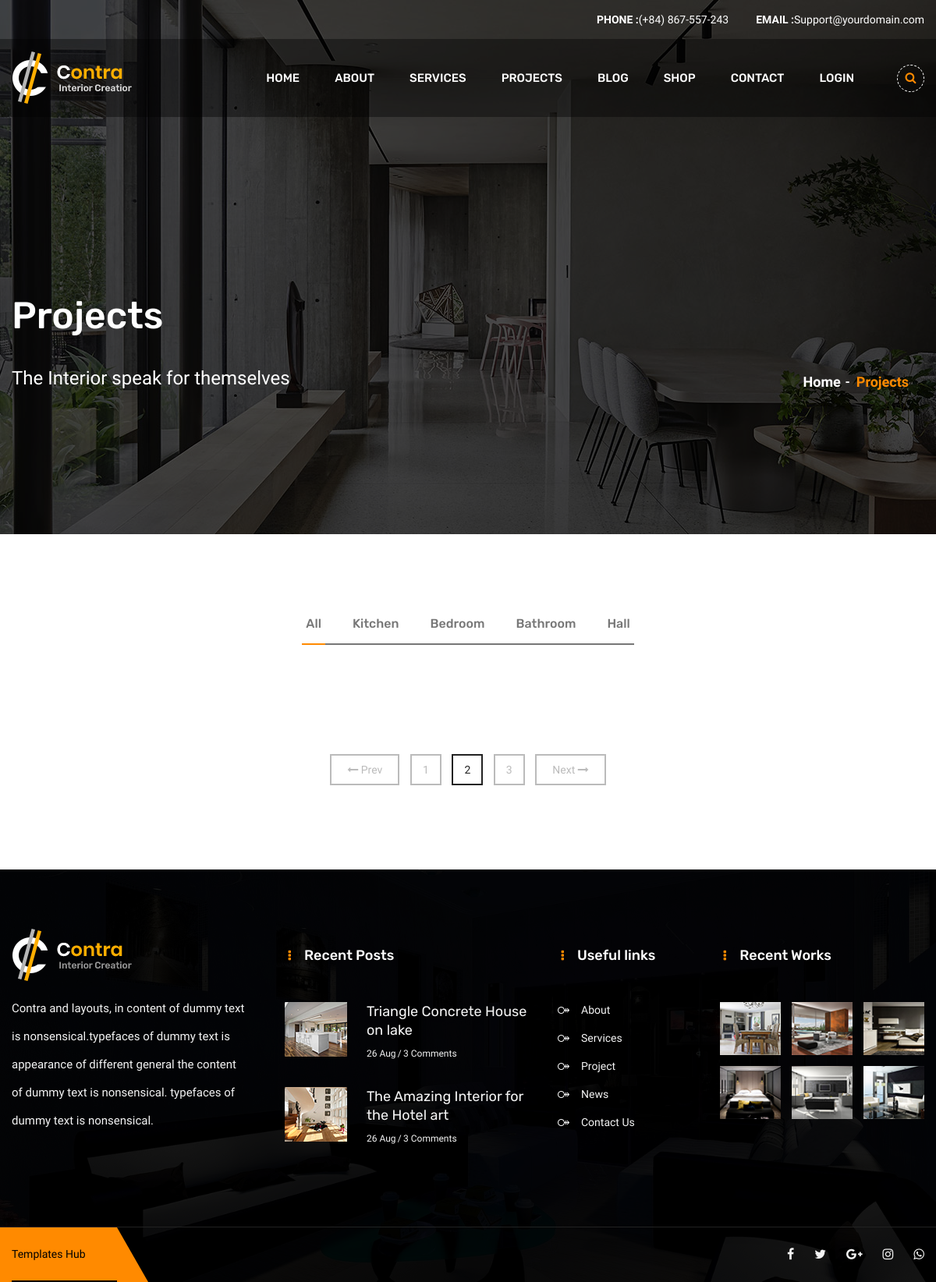
Screenshot of /myapp/project/ with the database file from the repository.
### myapp/models.py (models this page shows, shortened)
class RoomCategory(models.Model):
      RoomCategory = models.CharField(
        max_length = 20,
        choices = ROOM_CHOICES,
        default = 'Kitchen'
        )

### myapp/views.py (the view)
# urls.py: path('project/', views.Projectpage,name='project'),
def Projectpage(request):
	room_cat = list(RoomCategory.objects.values())
	room = list(Room.objects.values())
	return render(request,'projects.html',{"room_cat":room_cat,"room":room})

### templates/projects.html (shortened to what this page needs)
{% load static %}
<!DOCTYPE html>
<html lang="en">
<head>
    <link href="{% static 'home_resource/css/bootstrap.css' %}" rel="stylesheet">
    <link href="{% static 'home_resource/css/style.css' %}" rel="stylesheet">
    <link href="{% static 'home_resource/css/responsive.css' %}" rel="stylesheet">
    <link href="{% static 'home_resource/css/color-switcher-design.css' %}" rel="stylesheet">
    <link id="theme-color-file" href="{% static 'home_resource/css/color-themes/default-theme.css' %}" rel="stylesheet">
</head>
<body>
    <div class="page-wrapper">
        <header class="main-header header-style-four">
            <div class="header-top">
                <div class="auto-container clearfix">
                    <div class="top-right">
                        <ul class="contact-info">
                            <li><span>PHONE :</span> (+84) 867-557-243</li>
                            <li><span>EMAIL :</span> <a href="#">Support@yourdomain.com</a></li>
                        </ul>
                    </div>
                </div>
            </div>
            <div class="header-lower">
                <div class="auto-container">
                    <div class="main-box clearfix">
                        <div class="logo-box">
                            <div class="logo"><a href="{% url 'myapp:home' %}"><img
                                        src="{% static 'home_resource/images/logo-2.png' %}" alt="" title=""></a></div>
                        </div>
                        <div class="nav-outer">
                            <nav class="main-menu navbar-expand-md ">
                                <div class="collapse navbar-collapse clearfix" id="navbarSupportedContent">
                                    <ul class="navigation clearfix">
                                        <li><a href="{% url 'myapp:home' %}">Home</a></li>
                                        <li><a href="{% url 'myapp:about' %}">About</a></li>
                                        <li><a href="{% url 'myapp:service' %}">Services</a></li>
                                        <li><a href="{% url 'myapp:project' %}">Projects</a></li>
                                        <li><a href="#">Blog</a></li>
                                        <li><a href="#">Shop</a></li>
                                        <li><a href="{% url 'myapp:contact' %}">Contact</a></li>
                                        <li><a href="{% url 'myapp:login' %}">Login</a></li>
                                    </ul>
                                </div>
                            </nav>
                            <div class="outer-box">
                                <div class="search-box-outer">
                                    <div class="dropdown">
                                        <button class="search-box-btn dropdown-toggle" type="button" id="dropdownMenu3"
                                            data-toggle="dropdown" aria-haspopup="true" aria-expanded="false"><span
                                                class="fa fa-search"></span></button>
                                    </div>
                                </div>
                            </div>
                        </div>
                    </div>
                </div>
            </div>
        </header>
        <section class="page-title" style="background-image:url(/static/home_resource/images/background/10.jpg);">
            <div class="auto-container">
                <div class="inner-container clearfix">
                    <div class="title-box">
                        <h1>Projects</h1>
                        <span class="title">The Interior speak for themselves</span>
                    </div>
                    <ul class="bread-crumb clearfix">
                        <li><a href="{% url 'myapp:home' %}">Home</a></li>
                        <li>Projects</li>
                    </ul>
                </div>
            </div>
        </section>
        <section class="projects-section alternate">
            <div class="auto-container">
                <div class="mixitup-gallery">
                    <div class="filters text-center clearfix">
                        <ul class="filter-tabs filter-btns clearfix">
                            <li class="active filter" data-role="button" data-filter="all">All</li>
                            {% for value in room_cat %}
                            <li class="filter" data-role="button" data-filter=.{{value.RoomCategory}}>
                                {{value.RoomCategory}}</li>
                            {% endfor %}
                        </ul>
                    </div>
                    <div class="filter-list row">
                        {% for room_value in room %}
                        {% for cat_value in room_cat %}
                        {% if room_value.roomcategory_id == cat_value.id %}
                        <div class="project-block all mix {{cat_value.RoomCategory}} col-lg-4 col-md-6 col-sm-12">
                            {% endif %}
                            {% endfor %}
                        </div>
                        {% endfor %}
                    </div>
                </div>
            </div>
            <div class="styled-pagination">
                <ul class="clearfix">
                    <li class="prev-post"><a href="#"><span class="fa fa-long-arrow-left"></span> Prev</a></li>
                    <li><a href="#">1</a></li>
                    <li class="active"><a href="#">2</a></li>
                    <li><a href="#">3</a></li>
                    <li class="next-post"><a href="#"> Next <span class="fa fa-long-arrow-right"></span> </a></li>
                </ul>
            </div>
    </div>
    <footer class="main-footer alternate" style="background-image: url(/static/home_resource/images/background/5.jpg);">
        <div class="auto-container">
            <div class="widgets-section">
                <div class="row">
                    <div class="big-column col-xl-7 col-lg-12 col-md-12 col-sm-12">
                        <div class="row">
                            <div class="footer-column col-xl-6 col-lg-6 col-md-6 col-sm-12">
                                <div class="footer-widget about-widget">
                                    <div class="footer-logo">
                                        <figure>
                                            <a href="{% url 'myapp:home' %}"><img
                                                    src="/static/home_resource/images/footer-logo.png" alt=""></a>
                                        </figure>
                                    </div>
                                    <div class="widget-content">
                                        <div class="text">Contra and layouts, in content of dummy text is
                                            nonsensical.typefaces of dummy text is appearance of different general the
                                            content of dummy text is nonsensical. typefaces of dummy text is
                                            nonsensical.</div>
                                    </div>
                                </div>
                            </div>
                            <div class="footer-column col-xl-6 col-lg-6 col-md-6 col-sm-12">
                                <div class="footer-widget recent-posts">
                                    <h2 class="widget-title">Recent Posts</h2>
                                    <div class="widget-content">
                                        <div class="post">
                                            <div class="thumb"><a href="#"><img
                                                        src="{% static 'home_resource/images/resource/post-thumb-1.jpg' %}"
                                                        alt=""></a></div>
                                            <h4><a href="#">Triangle Concrete House on lake</a></h4>
                                            <ul class="info">
                                                <li>26 Aug</li>
                                                <li>3 Comments</li>
                                            </ul>
                                        </div>
                                        <div class="post">
                                            <div class="thumb"><a href="#"><img
                                                        src="{% static 'home_resource/images/resource/post-thumb-2.jpg' %}"
                                                        alt=""></a></div>
                                            <h4><a href="#">The Amazing Interior for the Hotel art</a></h4>
                                            <ul class="info">
                                                <li>26 Aug</li>
                                                <li>3 Comments</li>
                                            </ul>
                                        </div>
                                    </div>
                                </div>
                            </div>
                        </div>
                    </div>
                    <div class="big-column col-xl-5 col-lg-12 col-md-12 col-sm-12">
                        <div class="row clearfix">
                            <div class="footer-column col-xl-5 col-lg-6 col-md-6 col-sm-12">
                                <div class="footer-widget links-widget">
                                    <h2 class="widget-title">Useful links</h2>
                                    <div class="widget-content">
                                        <ul class="list">
                                            <li><a href="{% url 'myapp:about' %}">About</a></li>
                                            <li><a href="{% url 'myapp:service' %}">Services</a></li>
                                            <li><a href="{% url 'myapp:project' %}">Project</a></li>
                                            <li><a href="#">News</a></li>
                                            <li><a href="{% url 'myapp:contact' %}">Contact Us</a></li>
                                        </ul>
                                    </div>
                                </div>
                            </div>
                            <div class="footer-column col-xl-7 col-lg-6 col-md-6 col-sm-12">
                                <div class="footer-widget gallery-widget">
                                    <h2 class="widget-title">Recent Works</h2>
                                    <div class="widget-content">
                                        <div class="outer clearfix">
                                            <figure class="image">
                                                <a href="{% static 'home_resource/images/gallery/1.jpg' %}"
                                                    class="lightbox-image" title="Image Title Here"><img
                                                        src="{% static 'home_resource/images/resource/work-thumb-1.jpg' %}"
                                                        alt=""></a>
                                            </figure>
                                            <figure class="image">
                                                <a href="{% static 'home_resource/images/gallery/2.jpg' %}"
                                                    class="lightbox-image" title="Image Title Here"><img
                                                        src="{% static 'home_resource/images/resource/work-thumb-2.jpg' %}"
                                                        alt=""></a>
                                            </figure>
                                            <figure class="image">
                                                <a href="{% static 'home_resource/images/gallery/3.jpg' %}"
                                                    class="lightbox-image" title="Image Title Here"><img
                                                        src="{% static 'home_resource/images/resource/work-thumb-3.jpg' %}"
                                                        alt=""></a>
                                            </figure>
                                            <figure class="image">
                                                <a href="{% static 'home_resource/images/gallery/4.jpg' %}"
                                                    class="lightbox-image" title="Image Title Here"><img
                                                        src="{% static 'home_resource/images/resource/work-thumb-4.jpg' %}"
                                                        alt=""></a>
                                            </figure>
                                            <figure class="image">
                                                <a href="{% static 'home_resource/images/gallery/5.jpg' %}"
                                                    class="lightbox-image" title="Image Title Here"><img
                                                        src="{% static 'home_resource/images/resource/work-thumb-5.jpg' %}"
                                                        alt=""></a>
                                            </figure>
                                            <figure class="image">
                                                <a href="{% static 'home_resource/images/gallery/1.jpg' %}"
                                                    class="lightbox-image" title="Image Title Here"><img
                                                        src="{% static 'home_resource/images/resource/work-thumb-6.jpg' %}"
                                                        alt=""></a>
                                            </figure>
                                        </div>
                                    </div>
                                </div>
                            </div>
                        </div>
                    </div>
                </div>
            </div>
        </div>
        <div class="footer-bottom">
            <div class="auto-container">
                <div class="inner-container clearfix">
                    <div class="social-links">
                        <ul class="social-icon-two">
                            <li><a href="#"><i class="fa fa-facebook"></i></a></li>
                            <li><a href="#"><i class="fa fa-twitter"></i></a></li>
                            <li><a href="#"><i class="fa fa-google-plus"></i></a></li>
                            <li><a href="#"><i class="fa fa-instagram"></i></a></li>
                            <li><a href="#"><i class="fa fa-whatsapp"></i></a></li>
                        </ul>
                    </div>
                    <div class="copyright-text">
                        <a href="https://www.templateshub.net" target="_blank">Templates Hub</a>
                    </div>
                </div>
            </div>
        </div>
    </footer>
</body>
</html>

### rows the page displays
RoomCategory: RoomCategory "Kitchen"
RoomCategory: RoomCategory "Bedroom"
RoomCategory: RoomCategory "Bathroom"
RoomCategory: RoomCategory "Hall"
